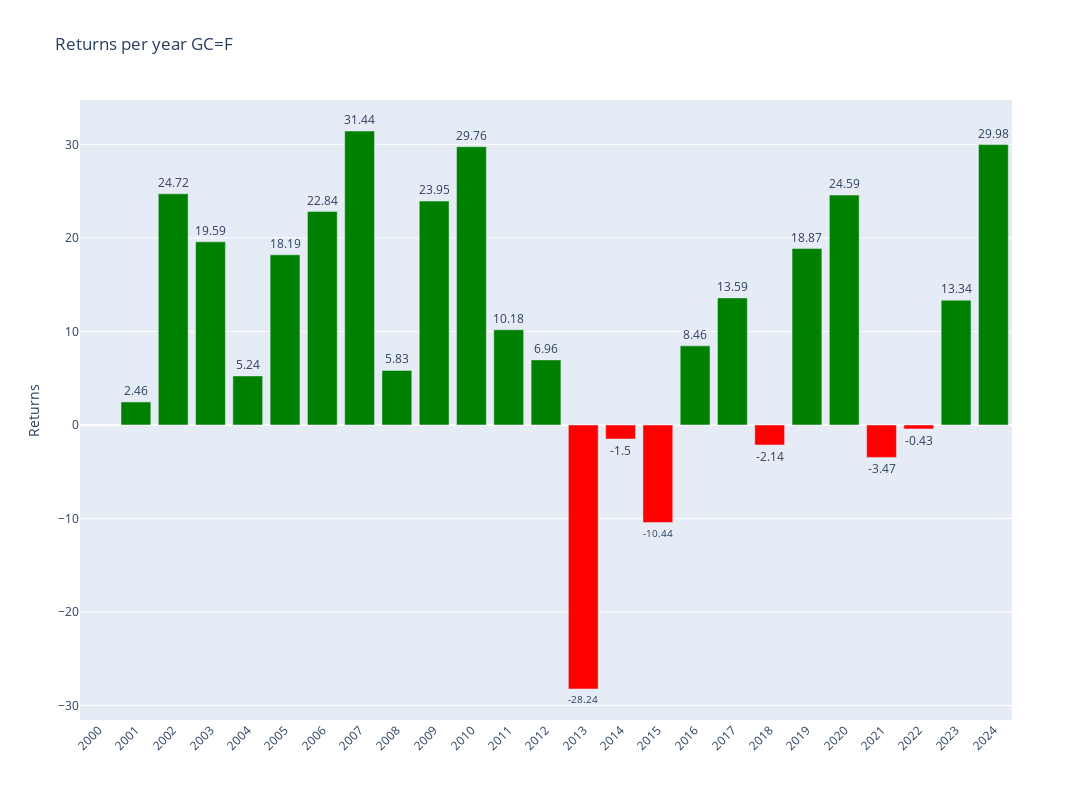

Notebook code for this chart:
### Code cell
# Plotly
fig = make_subplots()

# Add colors
colors = ['green' if x >= 0 else 'red' for x in annual_data['Return']]

# Graph (1,1)
fig.add_trace(go.Bar(y=annual_data['Return'],x=annual_data['Return'].index,text=round(annual_data['Return'],2),textposition='outside',marker_color=colors,hoverinfo='skip'),row=1,col=1)

# Update xaxis properties
fig.update_yaxes(title_text="Returns", row=1, col=1)

fig.update_layout(xaxis=dict(tickvals=annual_data.index,tickangle=-45),height=800, width=1300,title=f"Returns per year {ticker}")

fig.show()

### Figure 1 — Plotly figure (JSON) as saved in the notebook; plotly's stock layout.template omitted (floating-point values rounded to 4 significant figures)
{"data": [{"hoverinfo": "skip", "marker": {"color": ["red", "green", "green", "green", "green", "green", "green", "green", "green", "green", "green", "green", "green", "red", "red", "red", "green", "green", "red", "green", "green", "red", "red", "green", "green"]}, "text": [null, 2.46, 24.72, 19.59, 5.24, 18.19, 22.84, 31.44, 5.83, 23.95, 29.76, 10.18, 6.96, -28.24, -1.5, -10.44, 8.46, 13.59, -2.14, 18.87, 24.59, -3.47, -0.43, 13.34, 29.98], "textposition": "outside", "type": "bar", "x": [2000, 2001, 2002, 2003, 2004, 2005, 2006, 2007, 2008, 2009, 2010, 2011, 2012, 2013, 2014, 2015, 2016, 2017, 2018, 2019, 2020, 2021, 2022, 2023, 2024], "xaxis": "x", "y": [null, 2.463, 24.72, 19.59, 5.244, 18.19, 22.84, 31.44, 5.833, 23.95, 29.76, 10.18, 6.961, -28.24, -1.498, -10.44, 8.46, 13.59, -2.143, 18.87, 24.59, -3.465, -0.4268, 13.34, 29.98], "yaxis": "y"}], "layout": {"height": 800, "title": {"text": "Returns per year GC=F"}, "width": 1300, "xaxis": {"anchor": "y", "domain": [0, 1], "tickangle": -45, "tickvals": [2000, 2001, 2002, 2003, 2004, 2005, 2006, 2007, 2008, 2009, 2010, 2011, 2012, 2013, 2014, 2015, 2016, 2017, 2018, 2019, 2020, 2021, 2022, 2023, 2024]}, "yaxis": {"anchor": "x", "domain": [0, 1], "title": {"text": "Returns"}}}}
